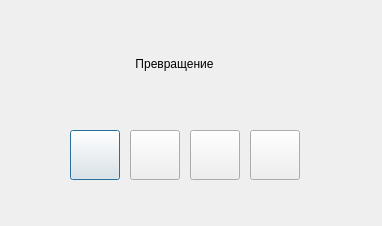
<?xml version="1.0" encoding="UTF-8"?>
<ui version="4.0">
 <class>PromotionDialog</class>
 <widget class="QDialog" name="PromotionDialog">
  <property name="geometry">
   <rect>
    <x>0</x>
    <y>0</y>
    <width>382</width>
    <height>226</height>
   </rect>
  </property>
  <property name="windowTitle">
   <string>Dialog</string>
  </property>
  <property name="windowIcon">
   <iconset resource="res.qrc">
    <normaloff>:/icons/img/chess100.ico</normaloff>:/icons/img/chess100.ico</iconset>
  </property>
  <widget class="QLabel" name="label">
   <property name="geometry">
    <rect>
     <x>100</x>
     <y>40</y>
     <width>149</width>
     <height>47</height>
    </rect>
   </property>
   <property name="font">
    <font>
     <stylestrategy>PreferAntialias</stylestrategy>
    </font>
   </property>
   <property name="text">
    <string>Превращение</string>
   </property>
   <property name="alignment">
    <set>Qt::AlignmentFlag::AlignCenter</set>
   </property>
  </widget>
  <widget class="QPushButton" name="Knight">
   <property name="geometry">
    <rect>
     <x>70</x>
     <y>130</y>
     <width>50</width>
     <height>50</height>
    </rect>
   </property>
   <property name="text">
    <string/>
   </property>
  </widget>
  <widget class="QPushButton" name="Bishop">
   <property name="geometry">
    <rect>
     <x>130</x>
     <y>130</y>
     <width>50</width>
     <height>50</height>
    </rect>
   </property>
   <property name="text">
    <string/>
   </property>
  </widget>
  <widget class="QPushButton" name="Rook">
   <property name="geometry">
    <rect>
     <x>190</x>
     <y>130</y>
     <width>50</width>
     <height>50</height>
    </rect>
   </property>
   <property name="text">
    <string/>
   </property>
  </widget>
  <widget class="QPushButton" name="Queen">
   <property name="geometry">
    <rect>
     <x>250</x>
     <y>130</y>
     <width>50</width>
     <height>50</height>
    </rect>
   </property>
   <property name="text">
    <string/>
   </property>
  </widget>
 </widget>
 <resources>
  <include location="res.qrc"/>
 </resources>
 <connections/>
</ui>
